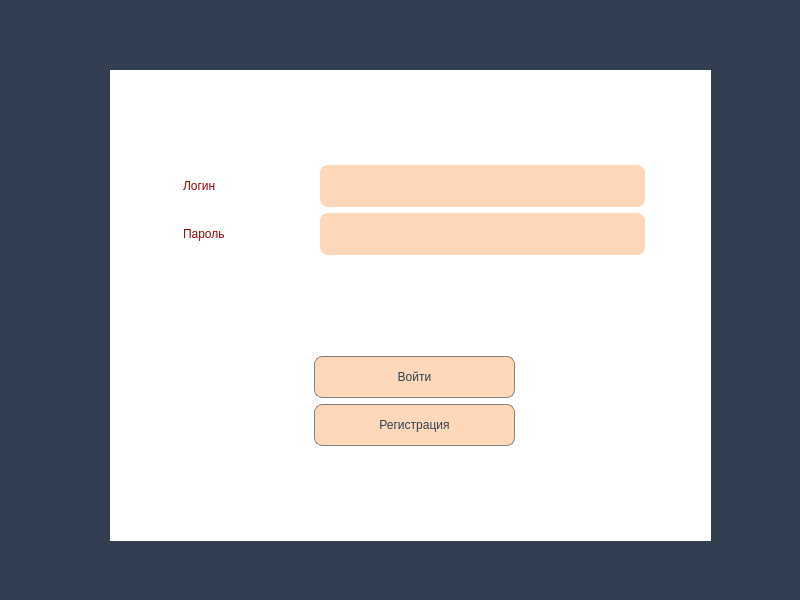
<?xml version="1.0" encoding="UTF-8"?>
<ui version="4.0">
 <class>Auth</class>
 <widget class="QDialog" name="Auth">
  <property name="geometry">
   <rect>
    <x>0</x>
    <y>0</y>
    <width>800</width>
    <height>600</height>
   </rect>
  </property>
  <property name="windowTitle">
   <string>Вход</string>
  </property>
  <property name="styleSheet">
   <string notr="true">background-color: #333F51;
</string>
  </property>
  <widget class="QFrame" name="frame">
   <property name="geometry">
    <rect>
     <x>110</x>
     <y>70</y>
     <width>601</width>
     <height>471</height>
    </rect>
   </property>
   <property name="styleSheet">
    <string notr="true">background-color: #FFFFFF;</string>
   </property>
   <property name="frameShape">
    <enum>QFrame::StyledPanel</enum>
   </property>
   <property name="frameShadow">
    <enum>QFrame::Raised</enum>
   </property>
   <widget class="QWidget" name="layoutWidget">
    <property name="geometry">
     <rect>
      <x>0</x>
      <y>0</y>
      <width>601</width>
      <height>471</height>
     </rect>
    </property>
    <layout class="QGridLayout" name="gridLayout_2">
     <item row="0" column="2">
      <spacer name="verticalSpacer">
       <property name="orientation">
        <enum>Qt::Vertical</enum>
       </property>
       <property name="sizeHint" stdset="0">
        <size>
         <width>20</width>
         <height>40</height>
        </size>
       </property>
      </spacer>
     </item>
     <item row="1" column="0">
      <spacer name="horizontalSpacer_3">
       <property name="orientation">
        <enum>Qt::Horizontal</enum>
       </property>
       <property name="sizeHint" stdset="0">
        <size>
         <width>40</width>
         <height>20</height>
        </size>
       </property>
      </spacer>
     </item>
     <item row="1" column="1" colspan="3">
      <layout class="QGridLayout" name="gridLayout">
       <item row="0" column="0">
        <widget class="QLabel" name="label">
         <property name="minimumSize">
          <size>
           <width>111</width>
           <height>31</height>
          </size>
         </property>
         <property name="styleSheet">
          <string notr="true">font: 700 20pt &quot;Segoe UI&quot;;
color: #950505;</string>
         </property>
         <property name="text">
          <string>Логин</string>
         </property>
        </widget>
       </item>
       <item row="0" column="1">
        <widget class="QLineEdit" name="usernameEdit">
         <property name="minimumSize">
          <size>
           <width>325</width>
           <height>42</height>
          </size>
         </property>
         <property name="styleSheet">
          <string notr="true">background-color: #FFD8BA;
font-size: 16pt;
border-radius: 8px;</string>
         </property>
        </widget>
       </item>
       <item row="1" column="0">
        <widget class="QLabel" name="label_2">
         <property name="minimumSize">
          <size>
           <width>131</width>
           <height>41</height>
          </size>
         </property>
         <property name="styleSheet">
          <string notr="true">font: 700 20pt &quot;Segoe UI&quot;;
color: #950505;</string>
         </property>
         <property name="text">
          <string>Пароль</string>
         </property>
        </widget>
       </item>
       <item row="1" column="1">
        <widget class="QLineEdit" name="passwordEdit">
         <property name="minimumSize">
          <size>
           <width>325</width>
           <height>42</height>
          </size>
         </property>
         <property name="styleSheet">
          <string notr="true">background-color: #FFD8BA;
font-size: 16pt;
border-radius: 8px;</string>
         </property>
        </widget>
       </item>
      </layout>
     </item>
     <item row="1" column="4">
      <spacer name="horizontalSpacer_4">
       <property name="orientation">
        <enum>Qt::Horizontal</enum>
       </property>
       <property name="sizeHint" stdset="0">
        <size>
         <width>40</width>
         <height>20</height>
        </size>
       </property>
      </spacer>
     </item>
     <item row="2" column="1">
      <spacer name="verticalSpacer_4">
       <property name="orientation">
        <enum>Qt::Vertical</enum>
       </property>
       <property name="sizeHint" stdset="0">
        <size>
         <width>20</width>
         <height>40</height>
        </size>
       </property>
      </spacer>
     </item>
     <item row="2" column="2">
      <spacer name="verticalSpacer_2">
       <property name="orientation">
        <enum>Qt::Vertical</enum>
       </property>
       <property name="sizeHint" stdset="0">
        <size>
         <width>20</width>
         <height>40</height>
        </size>
       </property>
      </spacer>
     </item>
     <item row="2" column="3">
      <spacer name="verticalSpacer_5">
       <property name="orientation">
        <enum>Qt::Vertical</enum>
       </property>
       <property name="sizeHint" stdset="0">
        <size>
         <width>20</width>
         <height>40</height>
        </size>
       </property>
      </spacer>
     </item>
     <item row="3" column="0" colspan="2">
      <spacer name="horizontalSpacer">
       <property name="orientation">
        <enum>Qt::Horizontal</enum>
       </property>
       <property name="sizeHint" stdset="0">
        <size>
         <width>40</width>
         <height>20</height>
        </size>
       </property>
      </spacer>
     </item>
     <item row="3" column="2">
      <layout class="QVBoxLayout" name="verticalLayout">
       <item>
        <widget class="QPushButton" name="loginButton">
         <property name="minimumSize">
          <size>
           <width>131</width>
           <height>42</height>
          </size>
         </property>
         <property name="styleSheet">
          <string notr="true">QPushButton {
  font: 700 18pt &quot;Segoe UI&quot;;
  background-color: #FFD8BA; 
  border: 1px solid gray;
  border-radius: 8px;
  color: #333F51;
}
QPushButton:pressed {
    background-color: #ebc7ab;
}
</string>
         </property>
         <property name="text">
          <string>Войти</string>
         </property>
        </widget>
       </item>
       <item>
        <widget class="QPushButton" name="registerButton">
         <property name="minimumSize">
          <size>
           <width>201</width>
           <height>42</height>
          </size>
         </property>
         <property name="styleSheet">
          <string notr="true">QPushButton {
  font: 700 18pt &quot;Segoe UI&quot;;
  background-color: #FFD8BA; 
  border: 1px solid gray;
  border-radius: 8px;
  color: #333F51;
}
QPushButton:pressed {
    background-color: #ebc7ab;
}
</string>
         </property>
         <property name="text">
          <string>Регистрация</string>
         </property>
        </widget>
       </item>
      </layout>
     </item>
     <item row="4" column="2">
      <spacer name="verticalSpacer_3">
       <property name="orientation">
        <enum>Qt::Vertical</enum>
       </property>
       <property name="sizeHint" stdset="0">
        <size>
         <width>20</width>
         <height>40</height>
        </size>
       </property>
      </spacer>
     </item>
     <item row="3" column="4">
      <spacer name="horizontalSpacer_2">
       <property name="orientation">
        <enum>Qt::Horizontal</enum>
       </property>
       <property name="sizeHint" stdset="0">
        <size>
         <width>40</width>
         <height>20</height>
        </size>
       </property>
      </spacer>
     </item>
    </layout>
   </widget>
  </widget>
  <widget class="QWidget" name="layoutWidget">
   <property name="geometry">
    <rect>
     <x>0</x>
     <y>0</y>
     <width>2</width>
     <height>2</height>
    </rect>
   </property>
   <layout class="QHBoxLayout" name="horizontalLayout"/>
  </widget>
  <widget class="QWidget" name="layoutWidget">
   <property name="geometry">
    <rect>
     <x>0</x>
     <y>0</y>
     <width>2</width>
     <height>2</height>
    </rect>
   </property>
   <layout class="QHBoxLayout" name="horizontalLayout_3"/>
  </widget>
  <zorder>layoutWidget</zorder>
  <zorder>layoutWidget</zorder>
  <zorder>frame</zorder>
 </widget>
 <resources/>
 <connections/>
</ui>
